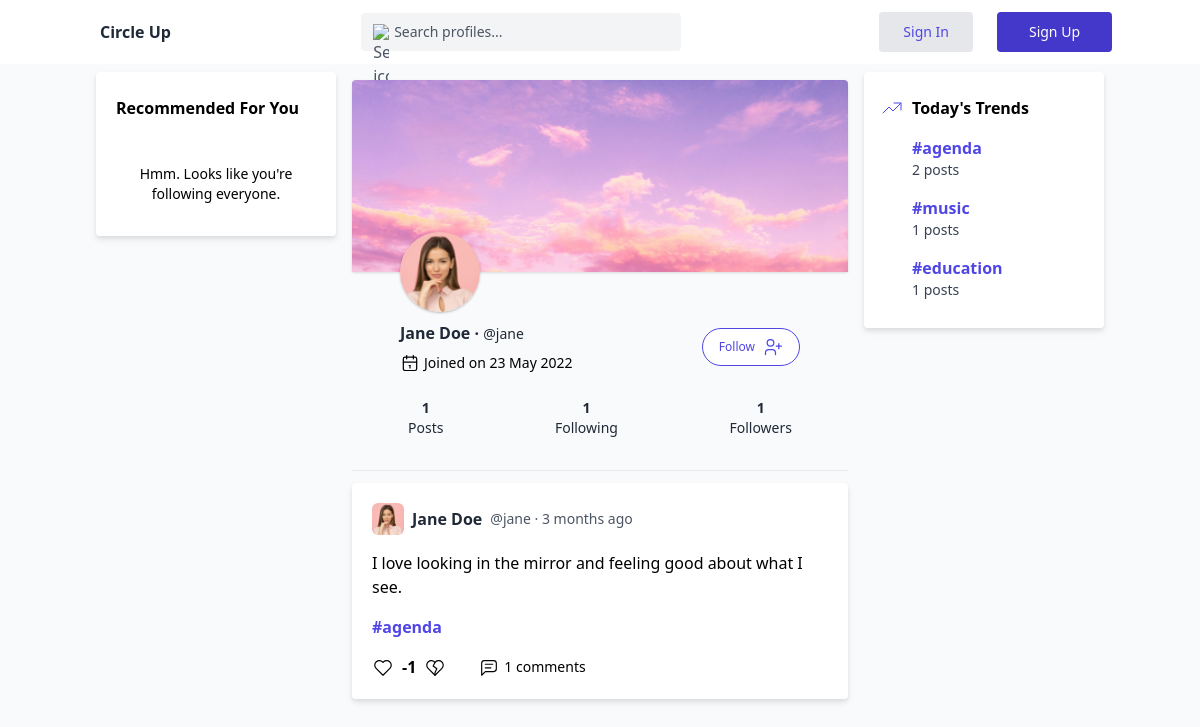
The app's page /pages/profile.php?user_id=6 with its own data.
### tables this page shows
CREATE TABLE `users` (
  `id` int(11) NOT NULL,
  `username` varchar(255) NOT NULL,
  `first_name` varchar(50) NOT NULL,
  `last_name` varchar(50) NOT NULL,
  `email` varchar(255) NOT NULL,
  `password` varchar(255) NOT NULL,
  `profile_picture` varchar(50) NOT NULL DEFAULT 'default',
  `banner_picture` varchar(50) NOT NULL DEFAULT 'default',
  `role_id` int(11) NOT NULL DEFAULT 3,
  `user_date` timestamp NOT NULL DEFAULT current_timestamp() ON UPDATE current_timestamp()
);

CREATE TABLE `post` (
  `post_id` int(11) NOT NULL,
  `post_title` varchar(280) NOT NULL,
  `post_image` varchar(50) NOT NULL,
  `user_id` int(50) NOT NULL,
  `post_category_id` int(50) NOT NULL,
  `post_date` timestamp NOT NULL DEFAULT current_timestamp()
);

CREATE TABLE `category` (
  `category_id` int(11) NOT NULL,
  `category_title` varchar(50) NOT NULL
);

### scripts/format_date.php (called while the page is built)
<?php
function timeElapsedString($datetime, $full = false)
{
    $now = new DateTime();
    $ago = new DateTime($datetime);
    $diff = $now->diff($ago);
    $diff->w = floor($diff->d / 7);
    $diff->d -= $diff->w * 7;
    $string = [
        'y' => 'year',
        'm' => 'month',
        'w' => 'week',
        'd' => 'day',
        'h' => 'hour',
        'i' => 'minute',
        's' => 'second',
    ];
    foreach ($string as $k => &$v) {
        if ($diff->$k) {
            $v = $diff->$k . " $v" . ($diff->$k > 1 ? 's' : '');
        } else {
            unset($string[$k]);
        }
    }
    if (!$full) {
        $string = array_slice($string, 0, 1);
    }
    return $string ? implode(', ', $string) . ' ago' : 'just now';
}
function formatDateToEnglish($date)
{
    $day = date("d", strtotime($date));
    $month = date("m", strtotime($date)) - 1;
    $year = date("Y", strtotime($date));
    $monthsEN = ["January", "February", "March", "April", "May", "June", "July", "August", "September", "October", "November", "December"];
    return "$day " . $monthsEN[$month] . " $year";
}
?>

### components/content/components/post-card.php (the view, shortened to what this page needs)
<div class="bg-white drop-shadow-md rounded p-5 my-3">
    <div class="flex items-center gap-2">
        <a href="profile.php?user_id=<?php echo $row["id"]; ?>">
            <?php if (isset($row["profile_picture"]) && $row["profile_picture"] == "default") { ?>
                <div class="relative w-8 h-8 overflow-hidden bg-indigo-100 rounded-md">
                    <svg class="absolute text-indigo-500 w-10 h-10 -left-1" fill="currentColor" viewBox="0 0 20 20" xmlns="http://www.w3.org/2000/svg">
                        <path fill-rule="evenodd" d="M10 9a3 3 0 100-6 3 3 0 000 6zm-7 9a7 7 0 1114 0H3z" clip-rule="evenodd"></path>
                    </svg>
                </div>
            <?php } else { ?>
                <img src="../assets/images/user/profile/<?php echo $row["profile_picture"]; ?>" alt="Profile Picture" class="w-8 h-8 rounded-md object-cover" />
            <?php } ?>
        </a>
        <a href="profile.php?user_id=<?php echo $row["id"]; ?>" class="text-gray-800 text-base font-semibold"><?php echo $row["first_name"] . " " . $row["last_name"]; ?></a>
        <p class="text-gray-600 text-sm">@<?php echo $row["username"] ?> · <?php echo timeElapsedString($row["post_date"]) ?></p>
    </div>
    <a href="post.php?post_id=<?php echo $row["post_id"]; ?>">
        <div class="py-4">
            <?php echo htmlspecialchars($row["post_title"]) ?>
        </div>
    </a>
    <a href="?category_id=<?php echo $row["category_id"]; ?>" class="text-indigo-600 text-base font-semibold">#<?php echo htmlspecialchars($row["category_title"]) ?></a>
    <div class="flex mt-4">
        <form method="POST" class="flex items-center">
            <div class="flex items-center cursor-pointer">
                <button type="submit" name="post_like" class="focus:outline-none">
                    <?php
                    $isLikedQuery = "SELECT post_review_type FROM post_review WHERE post_review_user_id = ? AND post_review_post_id = ?";
                    $stmt = $link->prepare($isLikedQuery);
                    $stmt->bind_param("ii", $user_id, $row["post_id"]);
                    $stmt->execute();
                    $result = $stmt->get_result();
                    $post_review_data = $result->fetch_assoc();
                    ?>
                    <svg xmlns="http://www.w3.org/2000/svg" class="cursor-pointer icon icon-tabler icon-tabler-heart hover:fill-indigo-600 <?php echo isset($post_review_data["post_review_type"]) && $post_review_data["post_review_type"] == 1 ? "fill-indigo-600 hover:text-indigo-600" : "" ?>" width="22" height="22" viewBox="0 0 24 24" stroke-width="1.275" stroke="currentcolor" fill="none" stroke-linecap="round" stroke-linejoin="round">
                        <path stroke="none" d="M0 0h24v24H0z" fill="none" />
                        <path d="M19.5 13.572l-7.5 7.428l-7.5 -7.428m0 0a5 5 0 1 1 7.5 -6.566a5 5 0 1 1 7.5 6.572" />
                    </svg>
                </button>
                <div class="font-bold px-2">
                    <?php
                    $likeCountQuery = "SELECT COUNT(*) as like_count FROM post_review WHERE post_review_post_id = ? AND post_review_type = 1";
                    $stmt = $link->prepare($likeCountQuery);
                    $stmt->bind_param("i", $row["post_id"]);
                    $stmt->execute();
                    $result = $stmt->get_result();
                    $like_count = $result->fetch_assoc();
                    $dislikeCountQuery = "SELECT COUNT(*) as dislike_count FROM post_review WHERE post_review_post_id = ? AND post_review_type = -1";
                    $stmt = $link->prepare($dislikeCountQuery);
                    $stmt->bind_param("i", $row["post_id"]);
                    $stmt->execute();
                    $result = $stmt->get_result();
                    $dislike_count = $result->fetch_assoc();
                    echo $like_count["like_count"] - $dislike_count["dislike_count"];
                    ?>
                </div>
                <button type="submit" name="post_dislike" class="focus:outline-none">
                    <svg xmlns="http://www.w3.org/2000/svg" class="cursor-pointer icon icon-tabler icon-tabler-heart-broken hover:fill-indigo-600 <?php echo isset($post_review_data["post_review_type"]) && $post_review_data["post_review_type"] == -1 ? "fill-indigo-600 hover:text-indigo-600" : "" ?>" width="22" height="22" viewBox="0 0 24 24" stroke-width="1.275" stroke="currentcolor" fill="none" stroke-linecap="round" stroke-linejoin="round">
                        <path stroke="none" d="M0 0h24v24H0z" fill="none" />
                        <path d="M19.5 13.572l-7.5 7.428l-7.5 -7.428a5 5 0 1 1 7.5 -6.566a5 5 0 1 1 7.5 6.572" />
                        <path d="M12 7l-2 4l4 3l-2 4v3" />
                    </svg>
                </button>
            </div>
        </form>
        <div class="flex items-center ml-8 cursor-pointer hover:text-indigo-700">
            <?php
            $postCommentCountQuery = "SELECT COUNT(*) AS post_comment_count FROM post
                                    INNER JOIN post_comment ON post_id = post_comment.post_comment_post_id
                                    WHERE post_id = ?
                                    GROUP BY post_comment_post_id";
            $stmt = $link->prepare($postCommentCountQuery);
            $stmt->bind_param("i", $row["post_id"]);
            $stmt->execute();
            $result = $stmt->get_result();
            $post_comment_count = $result->fetch_assoc();
            ?>
            <a href="post.php?post_id=<?php echo $row["post_id"]; ?>" class="text-sm px-1">
                <?php echo (!$result->num_rows) ? "0" : $post_comment_count["post_comment_count"]; ?> comments
            </a>
        </div>
    </div>
</div>

### components/profile/index.php (shortened to what this page needs)
<?php
$user_id = null;
$user_profile_id = $_GET["user_id"];
$userQuery = "SELECT * FROM users WHERE id = ?";
$stmt = $link->prepare($userQuery);
$stmt->bind_param("i", $user_profile_id);
$stmt->execute();
$result = $stmt->get_result();
$userData = $result->fetch_assoc();
if (empty($userData) || empty($user_profile_id)) { ?>
    <div class="pt-16 text-sm text-center">Sorry, the user you're looking for cannot be found.</div>
<?php } else {
    include("../components/profile/profile-card.php"); ?>
    <div class="border-b my-2"></div>
    <?php
    $userAllPostQuery = "SELECT * FROM post
                        INNER JOIN category ON category.category_id = post.post_category_id
                        INNER JOIN users ON users.id = post.user_id
                        WHERE users.id = ?
                        ORDER BY post.post_id DESC;";
    $stmt = $link->prepare($userAllPostQuery);
    $stmt->bind_param("i", $user_profile_id);
    $stmt->execute();
    $userAllPostData = $stmt->get_result();
    if ($userAllPostData->num_rows > 0) {
        while ($row = $userAllPostData->fetch_assoc()) {
            include("../components/content/components/post-card.php");
        }
    }
} ?>

### components/profile/profile-card.php (shortened to what this page needs)
<div class="rounded relative mt-2 h-48 mb-12">
    <?php if ($userData["banner_picture"] == "default") { ?>
        <div class="w-full h-full absolute rounded-t bg-indigo-100 flex justify-center items-center text-indigo-900">
            <svg xmlns="http://www.w3.org/2000/svg" class="icon icon-tabler icon-tabler-photo-off" width="36" height="36" viewBox="0 0 24 24" stroke-width="1" stroke="currentcolor" fill="none" stroke-linecap="round" stroke-linejoin="round">
                <path stroke="none" d="M0 0h24v24H0z" fill="none" />
                <line x1="3" y1="3" x2="21" y2="21" />
                <line x1="15" y1="8" x2="15.01" y2="8" />
                <path d="M19.121 19.122a3 3 0 0 1 -2.121 .878h-10a3 3 0 0 1 -3 -3v-10c0 -.833 .34 -1.587 .888 -2.131m3.112 -.869h9a3 3 0 0 1 3 3v9" />
                <path d="M4 15l4 -4c.928 -.893 2.072 -.893 3 0l5 5" />
                <path d="M16.32 12.34c.577 -.059 1.162 .162 1.68 .66l2 2" />
            </svg>
        </div>
    <?php } else { ?>
        <img src="../assets/images/user/banner/<?php echo $userData["banner_picture"]; ?>" alt="User Banner" class="w-full h-full object-cover absolute shadow rounded-t" />
    <?php } ?>
    <div class="w-20 h-20 rounded-full bg-cover bg-center bg-no-repeat absolute bottom-0 -mb-10 ml-12 shadow flex items-center justify-center">
        <?php if ($userData["profile_picture"] == "default") { ?>
            <div class="relative w-20 h-20 overflow-hidden bg-indigo-100 rounded-full">
                <svg class="absolute text-indigo-500 w-24 h-24 -left-2" fill="currentColor" viewBox="0 0 20 20" xmlns="http://www.w3.org/2000/svg">
                    <path fill-rule="evenodd" d="M10 9a3 3 0 100-6 3 3 0 000 6zm-7 9a7 7 0 1114 0H3z" clip-rule="evenodd"></path>
                </svg>
            </div>
        <?php } else { ?>
            <img src="../assets/images/user/profile/<?php echo $userData["profile_picture"]; ?>" alt="Profile Picture" class="absolute z-0 h-full w-full object-cover rounded-full shadow top-0 left-0 bottom-0 right-0" />
        <?php } ?>
    </div>
</div>
<div class="mx-12 flex items-center justify-between">
    <div>
        <div class="pb-2 text-base font-bold text-gray-800">
            <?php echo $userData["first_name"] . " " . $userData["last_name"]; ?> ·
            <span class="pb-2 text-sm font-normal text-gray-800">@<?php echo $userData["username"]; ?></span>
        </div>
        <div class="flex items-center text-sm gap-1">
            <span>Joined on <?php echo formatDateToEnglish($userData["user_date"]); ?></span>
        </div>
    </div>
    <div>
        <?php if (($user_id == null || $user_id == "undefined") || (!($user_id == null || $user_id == "undefined") && ($user_id != $user_profile_id))) {
            $isFollowingQuery = "SELECT * FROM user_follow WHERE sender_id = ? AND receiver_id = ?;";
            $stmt = $link->prepare($isFollowingQuery);
            $stmt->bind_param("ii", $_SESSION["id"], $_GET["user_id"]);
            $stmt->execute();
            $isFollowing = $stmt->get_result();
            if ($isFollowing->num_rows < 1) { ?>
                <form method="POST">
                    <button name="follow_user" type="submit" class="border border-indigo-600 text-indigo-600 bg-white hover:text-white hover:bg-indigo-600 flex gap-2 items-center my-2 transition duration-150 ease-in-out rounded-full px-4 py-2 text-xs focus:outline-none focus:ring-2 focus:ring-offset-2 focus:ring-indigo-600">
                        <span>Follow</span>
                    </button>
                </form>
            <?php }
        } ?>
    </div>
</div>
<div class="flex justify-between py-6 px-2 mx-12">
    <?php
    $postCountQuery = "SELECT COUNT(*) as total_post_count FROM post INNER JOIN users ON users.id = post.user_id WHERE users.id = ?;";
    $stmt = $link->prepare($postCountQuery);
    $stmt->bind_param("i", $user_profile_id);
    $stmt->execute();
    $result = $stmt->get_result();
    $postCount = $result->fetch_assoc();
    $followingCountQuery = "SELECT COUNT(*) as total_following_count FROM user_follow WHERE user_follow.sender_id = ?;";
    $stmt = $link->prepare($followingCountQuery);
    $stmt->bind_param("i", $user_profile_id);
    $stmt->execute();
    $result = $stmt->get_result();
    $followingCount = $result->fetch_assoc();
    $followerCountQuery = "SELECT COUNT(*) as total_follower_count FROM user_follow WHERE user_follow.receiver_id = ?";
    $stmt = $link->prepare($followerCountQuery);
    $stmt->bind_param("i", $user_profile_id);
    $stmt->execute();
    $result = $stmt->get_result();
    $followerCount = $result->fetch_assoc();
    ?>
    <div class="flex flex-col text-center">
        <h3 class="text-sm text-gray-800 font-bold"><?php echo $postCount["total_post_count"]; ?></h3>
        <p class="text-sm text-gray-800">Posts</p>
    </div>
    <div class="flex flex-col text-center">
        <h3 class="text-sm text-gray-800 font-bold"><?php echo $followingCount["total_following_count"]; ?></h3>
        <p class="text-sm text-gray-800">Following</p>
    </div>
    <div class="flex flex-col text-center">
        <h3 class="text-sm text-gray-800 font-bold"><?php echo $followerCount["total_follower_count"]; ?></h3>
        <p class="text-sm text-gray-800">Followers</p>
    </div>
</div>

### components/right-bar/index.php (shortened to what this page needs)
<?php
include("components/trend-card.php");
function getTrendingCategories($link, $interval = null) {
    $timeConstraint = $interval
        ? "WHERE post_date >= NOW() - INTERVAL 1 $interval"
        : "";
    $query = "
        SELECT
            COUNT(post_id) as post_count,
            category.category_id,
            category.category_title
        FROM post
        INNER JOIN category ON post.post_category_id = category.category_id
        $timeConstraint
        GROUP BY post_category_id
        ORDER BY COUNT(post_id) DESC
        LIMIT 3
    ";
    $stmt = $link->prepare($query);
    $stmt->execute();
    return $stmt->get_result();
}
$timePeriods = [
    'day' => 'Today\'s Trends',
    'week' => 'Weekly Trends',
    'month' => 'Monthly Trends',
    'year' => 'Yearly Trends'
];
foreach ($timePeriods as $period => $title) {
    $trendData = getTrendingCategories($link, $period);
    if ($trendData->num_rows == 3) {
        echo TrendCard($trendData, $title);
        exit();
    }
}
?>

### components/right-bar/components/trend-card.php (shortened to what this page needs)
<?php
function TrendCard($trendData, $title) {
?>
    <div class="bg-white drop-shadow-md rounded px-4 py-6">
        <div class="flex items-center gap-2">
            <h2 class="text-base font-semibold"><?php echo htmlspecialchars($title); ?></h2>
        </div>
        <div class="flex flex-col gap-2 mt-3">
            <?php while ($row = $trendData->fetch_assoc()): ?>
                <a href="?category_id=<?php echo htmlspecialchars($row["category_id"]); ?>"
                   class="flex flex-col py-1 pl-8 hover:bg-indigo-50 transition-colors duration-200">
                    <span class="text-indigo-600 text-base font-semibold">
                        #<?php echo htmlspecialchars($row["category_title"]); ?>
                    </span>
                    <span class="text-gray-700 text-sm">
                        <?php echo number_format($row["post_count"]); ?> posts
                    </span>
                </a>
            <?php endwhile; ?>
        </div>
    </div>
<?php
}
?>

### records on screen
users: banner_picture (picture), profile_picture (picture), first_name "Jane", last_name "Doe", username "jane", user_date "23 May 2022"
post: user.profile_picture (picture), user.first_name "Jane", user.last_name "Doe", user.username "jane", post_date "3 months ago", post_title "I love looking in the mirror and feeling good about what I see.", category.category_title "agenda", dislike_count "-1", post_comment_count "1"
category: category_title "agenda", post_count "2"
category: category_title "music", post_count "1"
category: category_title "education", post_count "1"

### other values on screen
$postCount["total_post_count"] "1"
$followingCount["total_following_count"] "1"
$followerCount["total_follower_count"] "1"
$title "Today's Trends"
